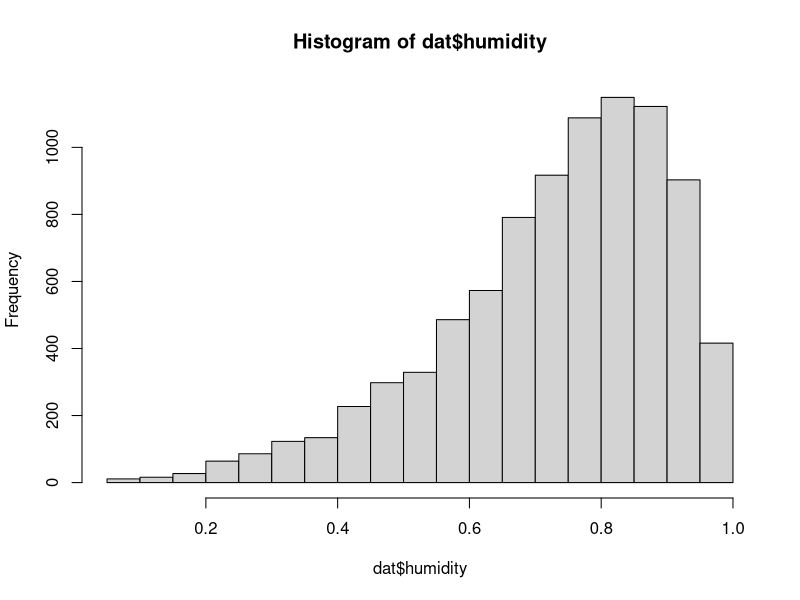
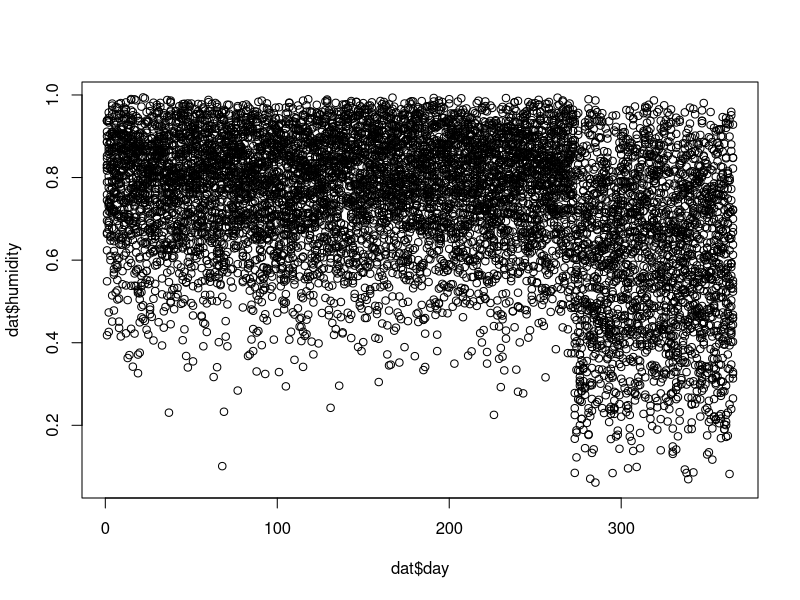
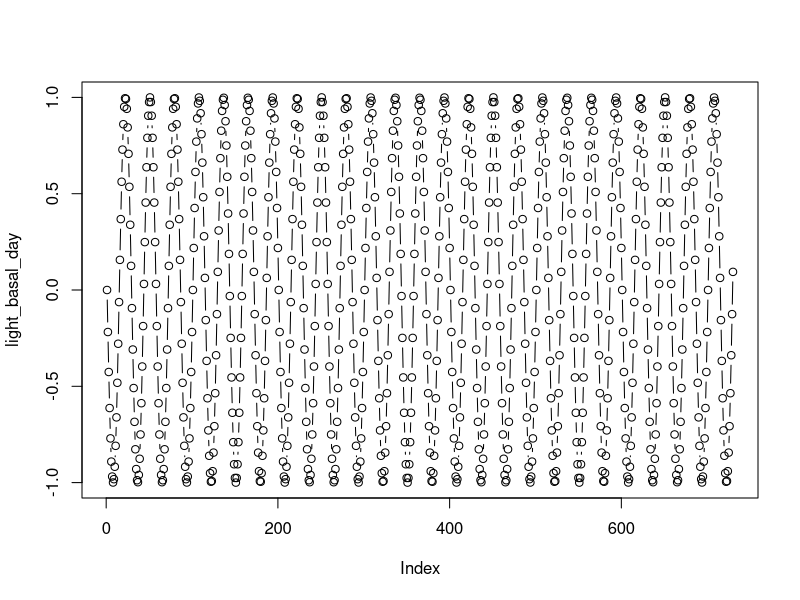
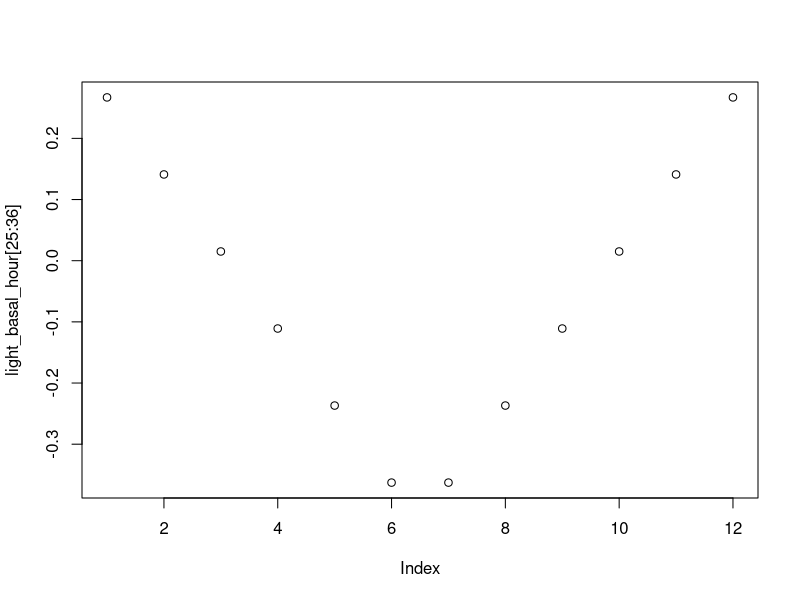
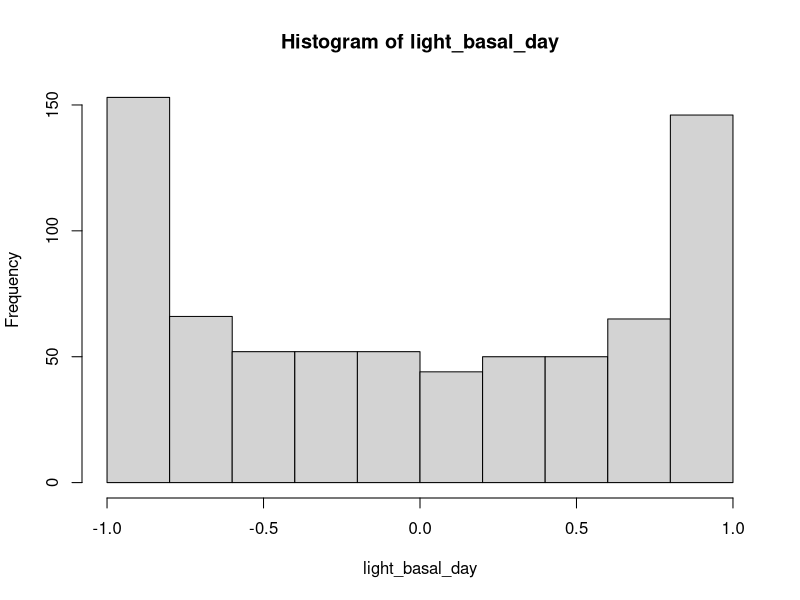
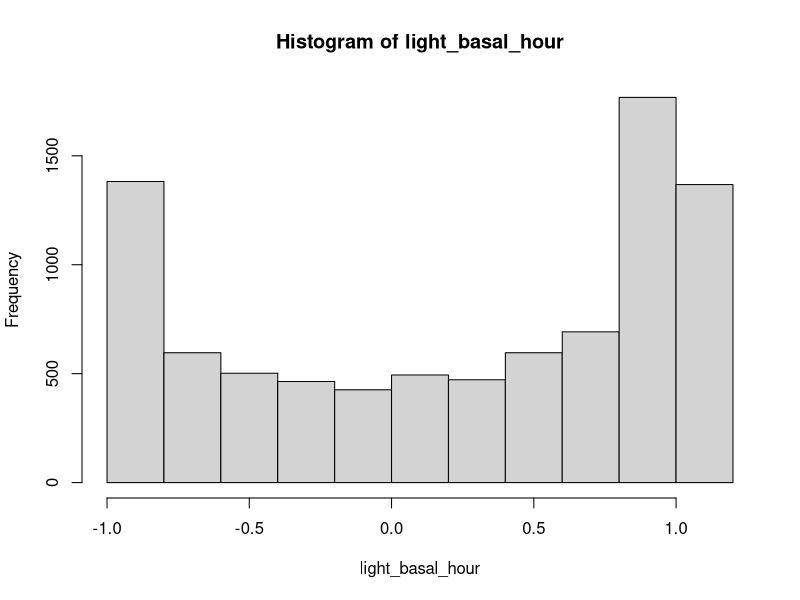
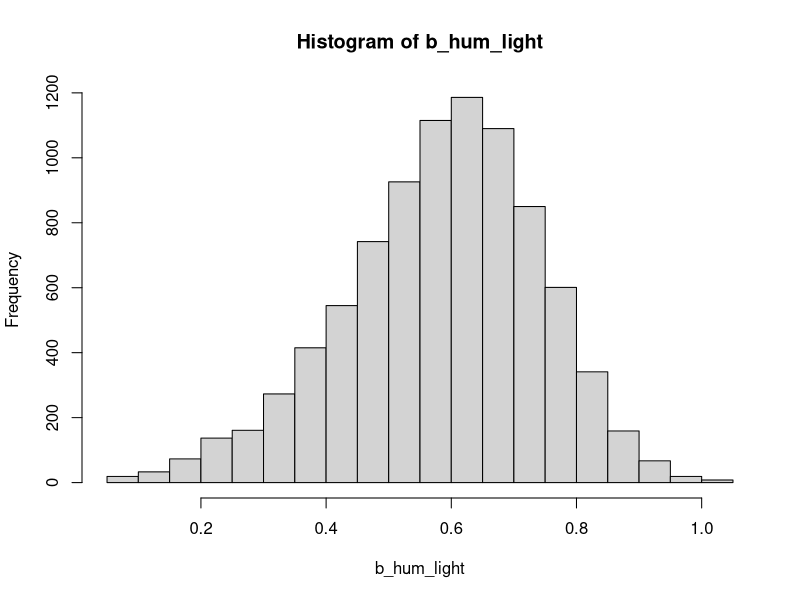
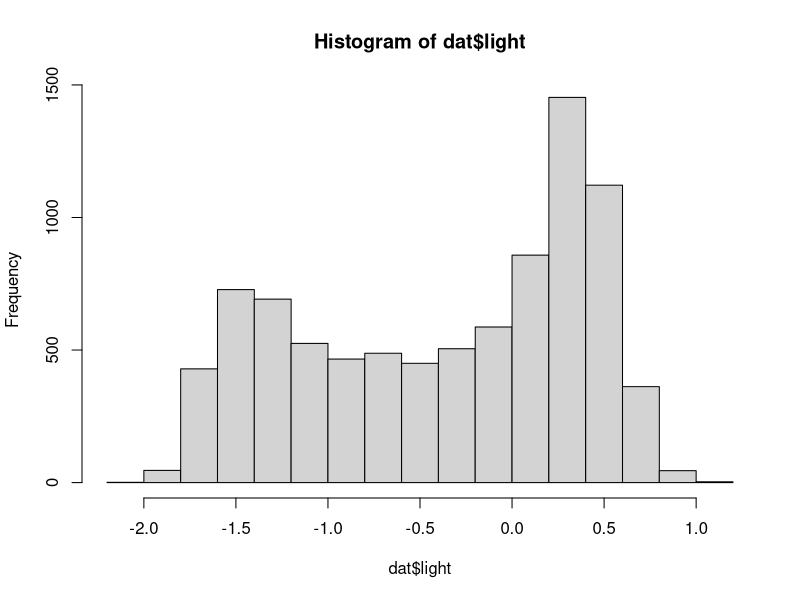

Here is the R script that generated these plots, in order:
## ---- chunk 1
# Hay dos anios de muestreo
year <- seq(1:2)
# El muestreo es por 365 dias al anio
day <- seq(1:365)

# Las horas de muestreo van 5 pm a 5 am. Son 12 h en total. Vamos a recodificar las horas de h = 1 (5 pm) a h = 12 (5 am).
hour <- seq(1:12)

# Ahora juntemos esto
dat <- expand.grid(hour= hour, day = day, year = year)

# Cuantas observaciones tenemos?
N <- nrow(dat)
## ---- chunk 2
# La mayor parte del tiempo la humedad es biel alta
b <- 3
# El efecto promedio de la epoca lluviosa es aumentar la humedad 
b_wet <-4 

# El primero de octubre es el dia 273
s_dry <- 273

for (i in 1:N){
  # si estamos en epoca humeda dejamos la humedad como esta
  if(dat$day[i] < s_dry) {
    dat$humidity[i] <-rbeta(n = 1, shape1 = (b+b_wet), shape2 = 2)
  } else {
    # si estamos en epoca seca, reducimos la humedad
    dat$humidity[i] <- rbeta(n = 1, shape1 = b, shape2 = 2)
  }
}


#por ahora la humedad se mantiene toda la noche fluctuando solo de manera estocastica.
hist(dat$humidity)
plot(dat$humidity ~ dat$day)
## ---- chunk 3
# usemos una funcion sinoidal para esto
light_basal_day <- sin(seq(1, 52.05, 0.07) * pi)

# si fuera perfecto se veria algo asi
plot(light_basal_day, type="b")

# la luz ademas se reduce de  5 pm a 11 pm y luego se aclara de 11 pm a 5 am
light_basal_hour <- c() 

m = 1
for (i in 1:length(light_basal_day)){
  for (j in 1:max(hour)){
    light_basal_hour[m] <- -light_basal_day[i]^2 * abs(hour[j]-median(hour))/median(hour) + light_basal_day[i] + abs(hour[j]-median(hour))/median(hour)
    m = m +1
  }
}
  
plot(light_basal_hour[25:36])
hist(light_basal_day)
hist(light_basal_hour)

# cuando la humedad es alta hay nubes y se reduce la luz.
# el efecto de la luz es de 0.8 mas algo de error

b_hum_light <- dat$humidity * rnorm(n = N, mean = 0.8, sd = 0.1)
hist(b_hum_light)
  
for (i in 1:N){
  dat$light[i] <- light_basal_hour[i] - b_hum_light[i]
}

hist(dat$light)

# sanity check
plot(dat$light ~ dat$day)

# luz a las 7 pm a lo largo del anio 1 
dat_7 <- dat[which(dat$hour == 2 & dat$year == 1),]

plot(dat_7$light ~ dat_7$day, type="b")
## ---- chunk 4
# llueve el 15% del tiempo
length(which(dat$humidity > 0.90))/N

# si llueve llueve en promedio 4 mm en epoca lluviosa y 2 mm en epoca seca 
for (i in 1:N) {
  if (dat$humidity[i] < 0.9) {
    dat$precip[i] <- 0
  }
  else {
    if (dat$day[i] < s_dry) {
      dat$precip[i] <- rnorm(n = 1, mean = 4, sd =  2)
    }  else {
      dat$precip[i] <- rnorm(n = 1, mean = 2, sd =  2)
    }
  }
}

plot(dat$precip ~ dat$day)
## ---- chunk 5
temp_basal <- rnorm(n = N, mean = 25, sd = 2)

for (i in 1:N){
  if(dat$precip[i] == 0) {
    dat$temp[i] <- temp_basal[i] - dat$hour[i]/max(hour)*3
  } else {
    dat$temp[i] <- temp_basal[i] - dat$hour[i]/max(hour)*3 - 2 
  }
}

hist(dat$temp)
## ---- chunk 6

for (i in 1:N) {
  if (dat$day[i] == 1) {
    dat$canto[i] <- 0
  }
  else {
    if (sum(dat$precip[which(dat$day == (dat$day[i] - 1) &
                             dat$year == dat$year[i])]) > 0) {
      lambda <- 10 + dat$humidity[i] + dat$light[i]*0.1 - dat$temp[i] * 0.05
      dat$canto[i] <- rpois(n = 1, lambda = lambda)
    } else {
      dat$canto[i] <- 0
    }
  }
}

plot(dat$canto ~ dat$day)

## ---- chunk 7
m1 <- glm(canto ~ humidity + precip + temp + light + hour, family = "poisson", data = dat)

summary(m1)
## ---- chunk 8
for(i in 1:N){
  dat$precip_lag1[i] <- sum(dat$precip[which(dat$day == (dat$day[i] - 1) &
                             dat$year == dat$year[i])])
 }

m2 <- glm(canto ~ humidity + precip + temp + light + precip_lag1 + hour, family = "poisson", data = dat)

summary(m2)
## ---- chunk 9
require(lme4)

m3 <- glmer(canto ~ humidity + precip + temp + light + precip_lag1 + (1|day), family = "poisson", data = dat)

summary(m3)
## ---- chunk 10
for (i in 1:N){
  if(dat$day[i] < 273){dat$season[i] <- "W"} else {dat$season[i] <- "D"}}


m4 <- glm(canto ~ humidity + precip + temp + light + precip_lag1 + season, family = "poisson", data = dat)

summary(m4)
